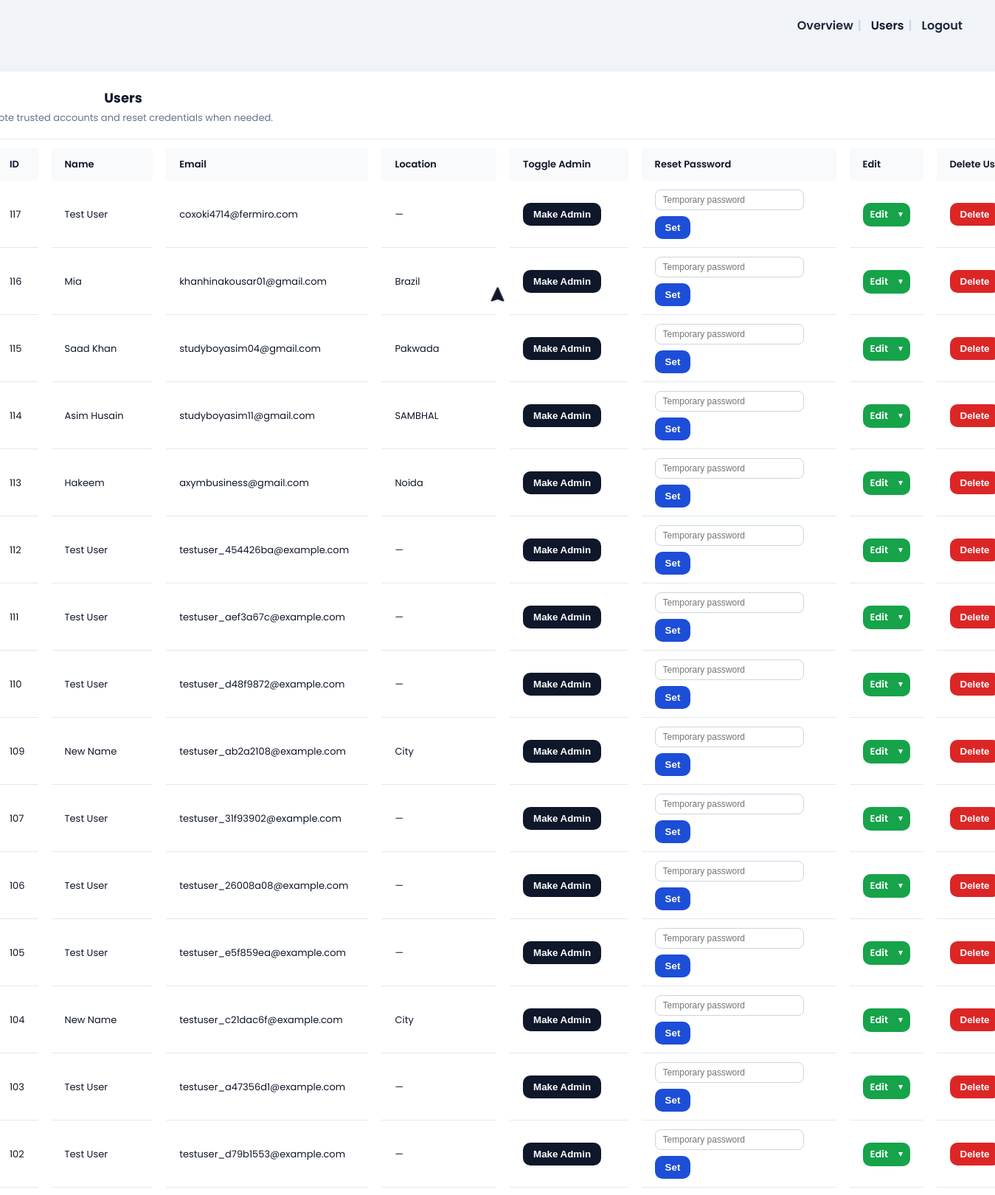
Screenshot of /admin/users (signed in, upper part) with the database file from the repository.
### app.py (models this page shows, shortened)
class User(db.Model):
    id = db.Column(db.Integer, primary_key=True)
    name = db.Column(db.String(120), nullable=False)
    gender = db.Column(db.String(32), nullable=True)
    email = db.Column(db.String(255), unique=True, nullable=False)
    password_hash = db.Column(db.String(255), nullable=False)
    is_admin = db.Column(db.Boolean, nullable=False, default=False)

class Profile(db.Model):
    id = db.Column(db.Integer, primary_key=True)
    user_id = db.Column(db.Integer, unique=True, nullable=False)
    username = db.Column(db.String(120), nullable=True)
    bio = db.Column(db.Text, nullable=True)
    university = db.Column(db.String(255), nullable=True)
    location = db.Column(db.String(255), nullable=True)
    pronouns = db.Column(db.String(64), nullable=True)

### app.py (the view)
@admin_bp.route('/users')
def admin_users():
    excluded_ids = _get_excluded_user_ids()
    users_query = User.query
    if excluded_ids:
        users_query = users_query.filter(~User.id.in_(list(excluded_ids)))
    users = users_query.order_by(User.id.desc()).all()
    profile_map = {}
    user_ids = [u.id for u in users]
    if user_ids:
        profile_map = {
            p.user_id: p
            for p in Profile.query.filter(Profile.user_id.in_(user_ids)).all()
        }
    return render_template(
        'index.html',
        page='admin',
        title='Manage Users',
        current_view='users',
        users=users,
        profile_map=profile_map,
    )

### templates/index.html (shortened to what this page needs)
<!DOCTYPE html>
<html lang="en">
<head>
    {% if page == 'admin' %}
    <link rel="stylesheet" href="{{ url_for('static', filename='css/style.css') }}">
    <link rel="stylesheet" href="{{ url_for('static', filename='css/admin.css') }}">
    <link rel="stylesheet" href="{{ url_for('static', filename='css/start.css') }}">
    {% endif %}
</head>
  <body{% if page == 'start' %} class="start-page"{% elif page == 'quiz' %} class="quiz-page"{% elif page == 'admin' %} class="admin-body"{% endif %}>
    {% if page == 'start' %}
  <script>document.body.classList.add('heading-anim-init');</script>
  <div id="logout-toast" class="logout-toast" role="alert" aria-live="polite" aria-hidden="{{ 'false' if logout_message|default('') else 'true' }}" data-logout-active="{{ '1' if logout_message|default('') else '0' }}" tabindex="-1" aria-labelledby="logout-toast-message">
    <div class="logout-toast-content">
      <p id="logout-toast-message" class="logout-toast-message">{{ logout_message|default('') }}</p>
      <button type="button" class="logout-toast-close" aria-label="Close" data-dismiss-toast>
        <span class="sr-only">Close</span>
        <svg class="logout-toast-icon" xmlns="http://www.w3.org/2000/svg" viewBox="0 0 24 24" aria-hidden="true">
          <path d="M18 6 6 18"></path>
          <path d="m6 6 12 12"></path>
        </svg>
      </button>
    </div>
  </div>
  <div class="start-shell">
    <h1 class="start-heading" aria-label="INTERVBOT"><span class="start-heading-left">INTERV</span><span class="start-heading-bar" aria-hidden="true"></span><span class="start-heading-right">BOT</span></h1>
    <div class="ambient-cluster" aria-hidden="true">
      <img src="{{ url_for('static', filename='assets/demo1.png') }}" alt="" class="ambient ambient-1" loading="lazy" />
      <img src="{{ url_for('static', filename='assets/demo2.png') }}" alt="" class="ambient ambient-2" loading="lazy" />
      <img src="{{ url_for('static', filename='assets/demo3.png') }}" alt="" class="ambient ambient-3" loading="lazy" />
      <img src="{{ url_for('static', filename='assets/demo4.png') }}" alt="" class="ambient ambient-4" loading="lazy" />
      <img src="{{ url_for('static', filename='assets/demo5.png') }}" alt="" class="ambient ambient-5" loading="lazy" />
      <img src="{{ url_for('static', filename='assets/demo6.png') }}" alt="" class="ambient ambient-6" loading="lazy" />
      <img src="{{ url_for('static', filename='assets/demo7.png') }}" alt="" class="ambient ambient-7" loading="lazy" />
      <img src="{{ url_for('static', filename='assets/demo8.png') }}" alt="" class="ambient ambient-8" loading="lazy" />
      <img src="{{ url_for('static', filename='assets/demo9.png') }}" alt="" class="ambient ambient-9" loading="lazy" />
      <img src="{{ url_for('static', filename='assets/demo10.png') }}" alt="" class="ambient ambient-10" loading="lazy" />
      <img src="{{ url_for('static', filename='assets/demo11.png') }}" alt="" class="ambient ambient-11" loading="lazy" />
    </div>
    <div class="container">
      <label for="switch" class="toggle">
        <input type="checkbox" class="input" id="switch" />
        <div class="icon icon--moon">
          <svg xmlns="http://www.w3.org/2000/svg" viewBox="0 0 24 24" fill="currentColor" width="32" height="32">
            <path fill-rule="evenodd" d="M9.528 1.718a.75.75 0 01.162.819A8.97 8.97 0 009 6a9 9 0 009 9 8.97 8.97 0 003.463-.69.75.75 0 01.981.98 10.503 10.503 0 01-9.694 6.46c-5.799 0-10.5-4.701-10.5-10.5 0-4.368 2.667-8.112 6.46-9.694a.75.75 0 01.818.162z" clip-rule="evenodd"></path>
          </svg>
        </div>
        <div class="icon icon--sun">
          <svg xmlns="http://www.w3.org/2000/svg" viewBox="0 0 24 24" fill="currentColor" width="32" height="32">
            <path d="M12 2.25a.75.75 0 01.75.75v2.25a.75.75 0 01-1.5 0V3a.75.75 0 01.75-.75zM7.5 12a4.5 4.5 0 119 0 4.5 4.5 0 01-9 0zM18.894 6.166a.75.75 0 00-1.06-1.06l-1.591 1.59a.75.75 0 101.06 1.061l1.591-1.59zM21.75 12a.75.75 0 01-.75.75h-2.25a.75.75 0 010-1.5H21a.75.75 0 01.75.75zM17.834 18.894a.75.75 0 001.06-1.06l-1.59-1.591a.75.75 0 10-1.061 1.06l1.59 1.591zM12 18a.75.75 0 01.75.75V21a.75.75 0 01-1.5 0v-2.25A.75.75 0 0112 18zM7.758 17.303a.75.75 0 00-1.061-1.06l-1.591 1.59a.75.75 0 001.06 1.061l1.591-1.59zM6 12a.75.75 0 01-.75.75H3a.75.75 0 010-1.5h2.25A.75.75 0 016 12zM6.697 7.757a.75.75 0 001.06-1.06l-1.59-1.591a.75.75 0 00-1.061 1.06l1.59 1.591z"></path>
          </svg>
        </div>
      </label>
    </div>
    <div class="start-auth">
      <main class="dark start-auth-main">
        <div>
          <button class="goo-button" type="button" data-goo-magnet="off">LOGIN</button>
        </div>
      </main>
      <main class="dark start-auth-main">
        <div>
          <button class="goo-button" type="button" data-goo-magnet="off">SIGNUP</button>
        </div>
      </main>
    </div>
  </div>
  <div class="admin-dock" aria-label="Admin quick links">
    <div class="admin-badge" role="button" tabindex="0" aria-label="Show admin links" aria-expanded="false">
      <svg xmlns="http://www.w3.org/2000/svg" width="100" height="100" viewBox="0 0 24 24">
        <g fill="none">
          <path d="M24 0v24H0V0h24ZM12.593 23.258l-.011.002l-.071.035l-.02.004l-.014-.004l-.071-.035c-.01-.004-.019-.001-.024.005l-.004.01l-.017.428l.005.02l.01.013l.104.074l.015.004l.012-.004l.104-.074l.012-.016l.004-.017l-.017-.427c-.002-.01-.009-.017-.017-.018Zm.265-.113l-.013.002l-.185.093l-.01.01l-.003.011l.018.43l.005.012l.008.007l.201.093c.012.004.023 0 .029-.008l.004-.014l-.034-.614c-.003-.012-.01-.02-.02-.022Zm-.715.002a.023.023 0 0 0-.027.006l-.006.014l-.034.614c0 .012.007.02.017.024l.015-.002l.201-.093l.01-.008l.004-.011l.017-.43l-.003-.012l-.01-.01l-.184-.092Z" />
          <path fill="currentColor" d="M16 14a5 5 0 0 1 5 5v1a2 2 0 0 1-2 2H5a2 2 0 0 1-2-2v-1a5 5 0 0 1 5-5h8Zm4-6a1 1 0 0 1 1 1v1h1a1 1 0 1 1 0 2h-1v1a1 1 0 1 1-2 0v-1h-1a1 1 0 1 1 0-2h1V9a1 1 0 0 1 1-1Zm-8-6a5 5 0 1 1 0 10a5 5 0 0 1 0-10Z" />
        </g>
      </svg>
    </div>
    <div class="admin-links" aria-label="Social profiles" aria-hidden="true">
      <button class="social-icon" type="button" data-social="website" data-url="https://www.asimhusain.dev" aria-label="Website" title="Website">
        <span class="social-tooltip" role="tooltip">Website</span>
        <svg xmlns="http://www.w3.org/2000/svg" width="200" height="200" viewBox="0 0 32 32" fill="currentColor" aria-hidden="true">
          <path d="M28 10h-6V6a2 2 0 0 0-2-2h-8a2 2 0 0 0-2 2v4H4a2 2 0 0 0-2 2v14a2 2 0 0 0 2 2h24a2 2 0 0 0 2-2V12a2 2 0 0 0-2-2ZM12 6h8v4h-8ZM4 26V12h24v14Z" />
        </svg>
      </button>
      <button class="social-icon" type="button" data-social="github" data-url="https://github.com/asimhusain-ai" aria-label="GitHub" title="GitHub">
        <span class="social-tooltip" role="tooltip">GitHub</span>
        <svg xmlns="http://www.w3.org/2000/svg" viewBox="0 0 24 24" fill="currentColor" aria-hidden="true">
          <path d="M12 .297c-6.63 0-12 5.373-12 12 0 5.303 3.438 9.8 8.205 11.387.6.111.82-.261.82-.577 0-.285-.01-1.04-.016-2.04-3.338.724-4.042-1.416-4.042-1.416-.546-1.387-1.333-1.757-1.333-1.757-1.089-.745.083-.73.083-.73 1.205.085 1.84 1.236 1.84 1.236 1.07 1.834 2.809 1.304 3.495.997.108-.775.418-1.305.76-1.605-2.665-.304-5.467-1.334-5.467-5.93 0-1.31.468-2.381 1.235-3.221-.124-.303-.535-1.525.117-3.176 0 0 1.008-.322 3.301 1.23.957-.266 1.983-.399 3.003-.404 1.02.005 2.047.138 3.006.404 2.289-1.552 3.296-1.23 3.296-1.23.653 1.651.242 2.873.118 3.176.77.84 1.232 1.911 1.232 3.221 0 4.61-2.807 5.624-5.479 5.921.43.371.823 1.102.823 2.222 0 1.606-.015 2.904-.015 3.296 0 .319.216.694.825.576C20.565 22.092 24 17.595 24 12.297 24 5.67 18.627.297 12 .297z" />
        </svg>
      </button>
      <button class="social-icon" type="button" data-social="linkedin" data-url="https://www.linkedin.com/in/asimhusain1-ai" aria-label="LinkedIn" title="LinkedIn">
        <span class="social-tooltip" role="tooltip">LinkedIn</span>
        <svg xmlns="http://www.w3.org/2000/svg" viewBox="0 0 640 640" fill="currentColor" aria-hidden="true">
          <path d="M196.3 512L103.4 512L103.4 212.9L196.3 212.9L196.3 512zM149.8 172.1C120.1 172.1 96 147.5 96 117.8C96 103.5 101.7 89.9 111.8 79.8C121.9 69.7 135.6 64 149.8 64C164 64 177.7 69.7 187.8 79.8C197.9 89.9 203.6 103.6 203.6 117.8C203.6 147.5 179.5 172.1 149.8 172.1zM543.9 512L451.2 512L451.2 366.4C451.2 331.7 450.5 287.2 402.9 287.2C354.6 287.2 347.2 324.9 347.2 363.9L347.2 512L254.4 512L254.4 212.9L343.5 212.9L343.5 253.7L344.8 253.7C357.2 230.2 387.5 205.4 432.7 205.4C526.7 205.4 544 267.3 544 347.7L544 512L543.9 512z" />
        </svg>
      </button>
    </div>
  </div>
  <svg width="0" height="0" style="position: absolute;">
    <filter id="goo" x="-50%" y="-50%" width="200%" height="200%">
      <feComponentTransfer>
        <feFuncA type="discrete" tableValues="0 1"></feFuncA>
      </feComponentTransfer>
      <feGaussianBlur stdDeviation="5"></feGaussianBlur>
      <feComponentTransfer>
        <feFuncA type="table" tableValues="-5 11"></feFuncA>
      </feComponentTransfer>
    </filter>
  </svg>
  <script src="{{ url_for('static', filename='js/cursor.js') }}"></script>
  <script src="{{ url_for('static', filename='js/theme.js') }}"></script>
  <script src="{{ url_for('static', filename='js/goo-buttons.js') }}"></script>
  <script src="{{ url_for('static', filename='js/app.js') }}"></script>
  <script src="{{ url_for('static', filename='js/start.js') }}"></script>
    {% elif page == 'admin' %}
    {% set view = current_view or 'dashboard' %}
  <div class="admin-layout">
    <main class="admin-main">
      <nav class="admin-top-nav" aria-label="Admin navigation">
        <a class="admin-top-nav-link{% if view == 'dashboard' %} active{% endif %}" href="{{ url_for('admin.admin_dashboard') }}">Overview</a>
        <a class="admin-top-nav-link{% if view == 'users' %} active{% endif %}" href="{{ url_for('admin.admin_users') }}">Users</a>
        <a class="admin-top-nav-link" href="{{ url_for('logout') }}">Logout</a>
      </nav>
      <section class="admin-content">
        {% if view == 'dashboard' %}
          <div class="admin-metrics">
            <article class="admin-card">
              <h2>Total Users</h2>
              <p class="admin-metric">{{ total_users | default(0) }}</p>
            </article>
            <article class="admin-card">
              <h2>Time Logs</h2>
              <p class="admin-metric">{{ total_time_logs | default(0) }}</p>
            </article>
          </div>
          <div class="admin-panels">
            <section class="admin-card">
              <header class="admin-card-header">
                <h2>Recent Users</h2>
              </header>
              <div class="admin-table-wrapper">
                <table class="admin-table">
                  <thead>
                    <tr>
                      <th>ID</th>
                      <th>Name</th>
                      <th>Email</th>
                      <th>Admin</th>
                    </tr>
                  </thead>
                  <tbody>
                    {% set recent = recent_users | default([]) %}
                    {% for user in recent %}
                    <tr>
                      <td>{{ user.id }}</td>
                      <td>{{ user.name or '—' }}</td>
                      <td>{{ user.email }}</td>
                      <td>{{ 'Yes' if user.is_admin else 'No' }}</td>
                    </tr>
                    {% else %}
                    <tr><td colspan="4" class="admin-empty">No users yet.</td></tr>
                    {% endfor %}
                  </tbody>
                </table>
              </div>
            </section>
          </div>
        {% elif view == 'users' %}
          <section class="admin-card">
            <header class="admin-card-header">
              <div>
                <h2>Users</h2>
                <p class="admin-card-sub">Promote trusted accounts and reset credentials when needed.</p>
              </div>
            </header>
            <div class="admin-table-wrapper">
              <table class="admin-table">
                <thead>
                  <tr>
                    <th>ID</th>
                    <th>Name</th>
                    <th>Email</th>
                    <th>Location</th>
                    <th>Toggle Admin</th>
                    <th>Reset Password</th>
                    <th>Edit</th>
                    <th>Delete User</th>
                  </tr>
                </thead>
                <tbody>
                  {% set all_users = users | default([]) %}
                  {% for user in all_users %}
                  {% set profile = profile_map.get(user.id) if profile_map is defined else None %}
                  <tr>
                    <td>{{ user.id }}</td>
                    <td>{{ user.name or '—' }}</td>
                    <td>{{ user.email }}</td>
                    <td>{{ profile.location if profile and profile.location else '—' }}</td>
                    <td>
                      <form method="post" action="{{ url_for('admin.admin_toggle_admin', user_id=user.id) }}" class="admin-inline-form">
                        <button type="submit" class="admin-btn admin-btn-secondary">{{ 'Remove Admin' if user.is_admin else 'Make Admin' }}</button>
                      </form>
                    </td>
                    <td>
                      <form method="post" action="{{ url_for('admin.admin_reset_password', user_id=user.id) }}" class="admin-inline-form">
                        <input type="text" name="temporary_password" placeholder="Temporary password" required />
                        <button type="submit" class="admin-btn">Set</button>
                      </form>
                    </td>
                    <td>
                      <details class="admin-inline-edit">
                        <summary class="admin-inline-edit-trigger">Edit</summary>
                      </details>
                    </td>
                    <td>
                      <form method="post" action="{{ url_for('admin.admin_delete_user', user_id=user.id) }}" class="admin-inline-form" onsubmit="return confirm('Delete this user permanently? This will remove their data.');">
                        <button type="submit" class="admin-btn admin-btn-danger">Delete</button>
                      </form>
                    </td>
                  </tr>
                  {% else %}
                  <tr><td colspan="8" class="admin-empty">No users found.</td></tr>
                  {% endfor %}
                </tbody>
              </table>
            </div>
          </section>
        {% endif %}
      </section>
    </main>
  </div>
    {% endif %}
</body>
</html>

### rows the page displays
User: id "117", name "Test User", email "coxoki4714@fermiro.com", is_admin "Make Admin"
Profile: location "—"
User: id "116", name "Mia", email "khanhinakousar01@gmail.com", is_admin "Make Admin"
Profile: location "Brazil"
User: id "115", name "Saad Khan", email "studyboyasim04@gmail.com", is_admin "Make Admin"
Profile: location "Pakwada"
User: id "114", name "Asim Husain", email "studyboyasim11@gmail.com", is_admin "Make Admin"
Profile: location "SAMBHAL"
User: id "113", name "Hakeem", email "axymbusiness@gmail.com", is_admin "Make Admin"
Profile: location "Noida"
User: id "112", name "Test User", email "testuser_454426ba@example.com", location "—", is_admin "Make Admin"
User: id "111", name "Test User", email "testuser_aef3a67c@example.com", location "—", is_admin "Make Admin"
User: id "110", name "Test User", email "testuser_d48f9872@example.com", location "—", is_admin "Make Admin"
User: id "109", name "New Name", email "testuser_ab2a2108@example.com", is_admin "Make Admin"
Profile: location "City"
User: id "107", name "Test User", email "testuser_31f93902@example.com", location "—", is_admin "Make Admin"
User: id "106", name "Test User", email "testuser_26008a08@example.com", location "—", is_admin "Make Admin"
User: id "105", name "Test User", email "testuser_e5f859ea@example.com", location "—", is_admin "Make Admin"
User: id "104", name "New Name", email "testuser_c21dac6f@example.com", is_admin "Make Admin"
Profile: location "City"
User: id "103", name "Test User", email "testuser_a47356d1@example.com", location "—", is_admin "Make Admin"
User: id "102", name "Test User", email "testuser_d79b1553@example.com", location "—", is_admin "Make Admin"
